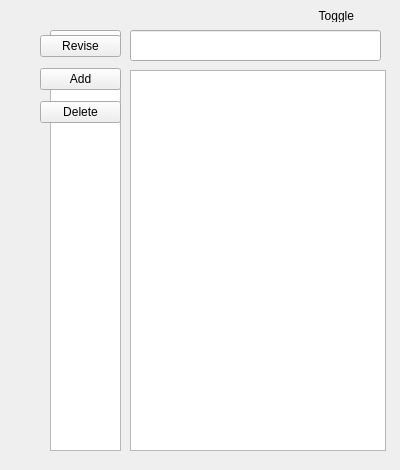
<?xml version="1.0" encoding="UTF-8"?>
<ui version="4.0">
 <class>ForeignLanguage</class>
 <widget class="QWidget" name="ForeignLanguage">
  <property name="geometry">
   <rect>
    <x>0</x>
    <y>0</y>
    <width>400</width>
    <height>470</height>
   </rect>
  </property>
  <property name="windowTitle">
   <string>WordTest</string>
  </property>
  <widget class="QStackedWidget" name="stackedWidget">
   <property name="geometry">
    <rect>
     <x>40</x>
     <y>10</y>
     <width>351</width>
     <height>451</height>
    </rect>
   </property>
   <property name="currentIndex">
    <number>0</number>
   </property>
   <widget class="QWidget" name="page">
    <widget class="QTextBrowser" name="textBrowser_3">
     <property name="geometry">
      <rect>
       <x>90</x>
       <y>60</y>
       <width>256</width>
       <height>381</height>
      </rect>
     </property>
    </widget>
    <widget class="QLineEdit" name="lineEdit_2">
     <property name="geometry">
      <rect>
       <x>90</x>
       <y>20</y>
       <width>251</width>
       <height>31</height>
      </rect>
     </property>
    </widget>
    <widget class="QTextBrowser" name="textBrowser_4">
     <property name="geometry">
      <rect>
       <x>10</x>
       <y>60</y>
       <width>71</width>
       <height>381</height>
      </rect>
     </property>
    </widget>
    <widget class="QPushButton" name="pushButton_3">
     <property name="geometry">
      <rect>
       <x>10</x>
       <y>20</y>
       <width>71</width>
       <height>23</height>
      </rect>
     </property>
     <property name="text">
      <string>Create</string>
     </property>
    </widget>
    <widget class="QWidget" name="verticalLayoutWidget">
     <property name="geometry">
      <rect>
       <x>0</x>
       <y>20</y>
       <width>81</width>
       <height>101</height>
      </rect>
     </property>
     <layout class="QVBoxLayout" name="verticalLayout_4">
      <item>
       <widget class="QPushButton" name="pushButton_4">
        <property name="text">
         <string>Revise</string>
        </property>
       </widget>
      </item>
      <item>
       <widget class="QPushButton" name="pushButton_6">
        <property name="text">
         <string>Add</string>
        </property>
       </widget>
      </item>
      <item>
       <widget class="QPushButton" name="pushButton_7">
        <property name="text">
         <string>Delete</string>
        </property>
       </widget>
      </item>
     </layout>
    </widget>
    <widget class="QLabel" name="label_4">
     <property name="geometry">
      <rect>
       <x>260</x>
       <y>0</y>
       <width>54</width>
       <height>12</height>
      </rect>
     </property>
     <property name="text">
      <string>Toggle</string>
     </property>
     <property name="alignment">
      <set>Qt::AlignRight|Qt::AlignTrailing|Qt::AlignVCenter</set>
     </property>
    </widget>
   </widget>
   <widget class="QWidget" name="page_2">
    <widget class="QWidget" name="layoutWidget">
     <property name="geometry">
      <rect>
       <x>370</x>
       <y>50</y>
       <width>66</width>
       <height>43</height>
      </rect>
     </property>
     <layout class="QVBoxLayout" name="verticalLayout_2">
      <item>
       <widget class="QLabel" name="label_2">
        <property name="text">
         <string>right rate</string>
        </property>
       </widget>
      </item>
      <item>
       <widget class="QLCDNumber" name="lcdNumber"/>
      </item>
     </layout>
    </widget>
    <widget class="QPushButton" name="renewButton">
     <property name="geometry">
      <rect>
       <x>370</x>
       <y>452</y>
       <width>75</width>
       <height>31</height>
      </rect>
     </property>
     <property name="text">
      <string>renw</string>
     </property>
    </widget>
    <widget class="QPushButton" name="pushButton">
     <property name="geometry">
      <rect>
       <x>370</x>
       <y>420</y>
       <width>81</width>
       <height>31</height>
      </rect>
     </property>
     <property name="text">
      <string>right answer</string>
     </property>
    </widget>
    <widget class="QTextBrowser" name="textBrowser">
     <property name="geometry">
      <rect>
       <x>370</x>
       <y>110</y>
       <width>71</width>
       <height>301</height>
      </rect>
     </property>
     <property name="html">
      <string>&lt;!DOCTYPE HTML PUBLIC &quot;-//W3C//DTD HTML 4.0//EN&quot; &quot;http://www.w3.org/TR/REC-html40/strict.dtd&quot;&gt;
&lt;html&gt;&lt;head&gt;&lt;meta name=&quot;qrichtext&quot; content=&quot;1&quot; /&gt;&lt;style type=&quot;text/css&quot;&gt;
p, li { white-space: pre-wrap; }
&lt;/style&gt;&lt;/head&gt;&lt;body style=&quot; font-family:'SimSun'; font-size:9pt; font-weight:400; font-style:normal;&quot;&gt;
&lt;p style=&quot;-qt-paragraph-type:empty; margin-top:0px; margin-bottom:0px; margin-left:0px; margin-right:0px; -qt-block-indent:0; text-indent:0px;&quot;&gt;&lt;/p&gt;&lt;/body&gt;&lt;/html&gt;</string>
     </property>
    </widget>
    <widget class="QWidget" name="layoutWidget_2">
     <property name="geometry">
      <rect>
       <x>270</x>
       <y>18</y>
       <width>66</width>
       <height>43</height>
      </rect>
     </property>
     <layout class="QVBoxLayout" name="verticalLayout_3">
      <item>
       <widget class="QLabel" name="label_3">
        <property name="text">
         <string>right rate</string>
        </property>
       </widget>
      </item>
      <item>
       <widget class="QLCDNumber" name="lcdNumber_2"/>
      </item>
     </layout>
    </widget>
    <widget class="QPushButton" name="renewButton_2">
     <property name="geometry">
      <rect>
       <x>270</x>
       <y>420</y>
       <width>75</width>
       <height>31</height>
      </rect>
     </property>
     <property name="text">
      <string>renw</string>
     </property>
    </widget>
    <widget class="QPushButton" name="pushButton_2">
     <property name="geometry">
      <rect>
       <x>270</x>
       <y>388</y>
       <width>81</width>
       <height>31</height>
      </rect>
     </property>
     <property name="text">
      <string>right answer</string>
     </property>
    </widget>
    <widget class="QTextBrowser" name="textBrowser_2">
     <property name="geometry">
      <rect>
       <x>270</x>
       <y>78</y>
       <width>71</width>
       <height>301</height>
      </rect>
     </property>
     <property name="html">
      <string>&lt;!DOCTYPE HTML PUBLIC &quot;-//W3C//DTD HTML 4.0//EN&quot; &quot;http://www.w3.org/TR/REC-html40/strict.dtd&quot;&gt;
&lt;html&gt;&lt;head&gt;&lt;meta name=&quot;qrichtext&quot; content=&quot;1&quot; /&gt;&lt;style type=&quot;text/css&quot;&gt;
p, li { white-space: pre-wrap; }
&lt;/style&gt;&lt;/head&gt;&lt;body style=&quot; font-family:'SimSun'; font-size:9pt; font-weight:400; font-style:normal;&quot;&gt;
&lt;p style=&quot;-qt-paragraph-type:empty; margin-top:0px; margin-bottom:0px; margin-left:0px; margin-right:0px; -qt-block-indent:0; text-indent:0px;&quot;&gt;&lt;/p&gt;&lt;/body&gt;&lt;/html&gt;</string>
     </property>
    </widget>
    <widget class="QWidget" name="layoutWidget_3">
     <property name="geometry">
      <rect>
       <x>0</x>
       <y>20</y>
       <width>266</width>
       <height>423</height>
      </rect>
     </property>
     <layout class="QVBoxLayout" name="verticalLayout">
      <item>
       <layout class="QHBoxLayout" name="horizontalLayout">
        <item>
         <widget class="QLabel" name="label">
          <property name="text">
           <string>Your Answer Input</string>
          </property>
         </widget>
        </item>
        <item>
         <widget class="QLineEdit" name="lineEdit"/>
        </item>
        <item>
         <widget class="QPushButton" name="checkButton">
          <property name="text">
           <string>check</string>
          </property>
         </widget>
        </item>
       </layout>
      </item>
      <item>
       <widget class="QTextEdit" name="textEdit"/>
      </item>
      <item>
       <widget class="QTextEdit" name="textEdit_2"/>
      </item>
     </layout>
    </widget>
   </widget>
  </widget>
 </widget>
 <resources/>
 <connections/>
</ui>
